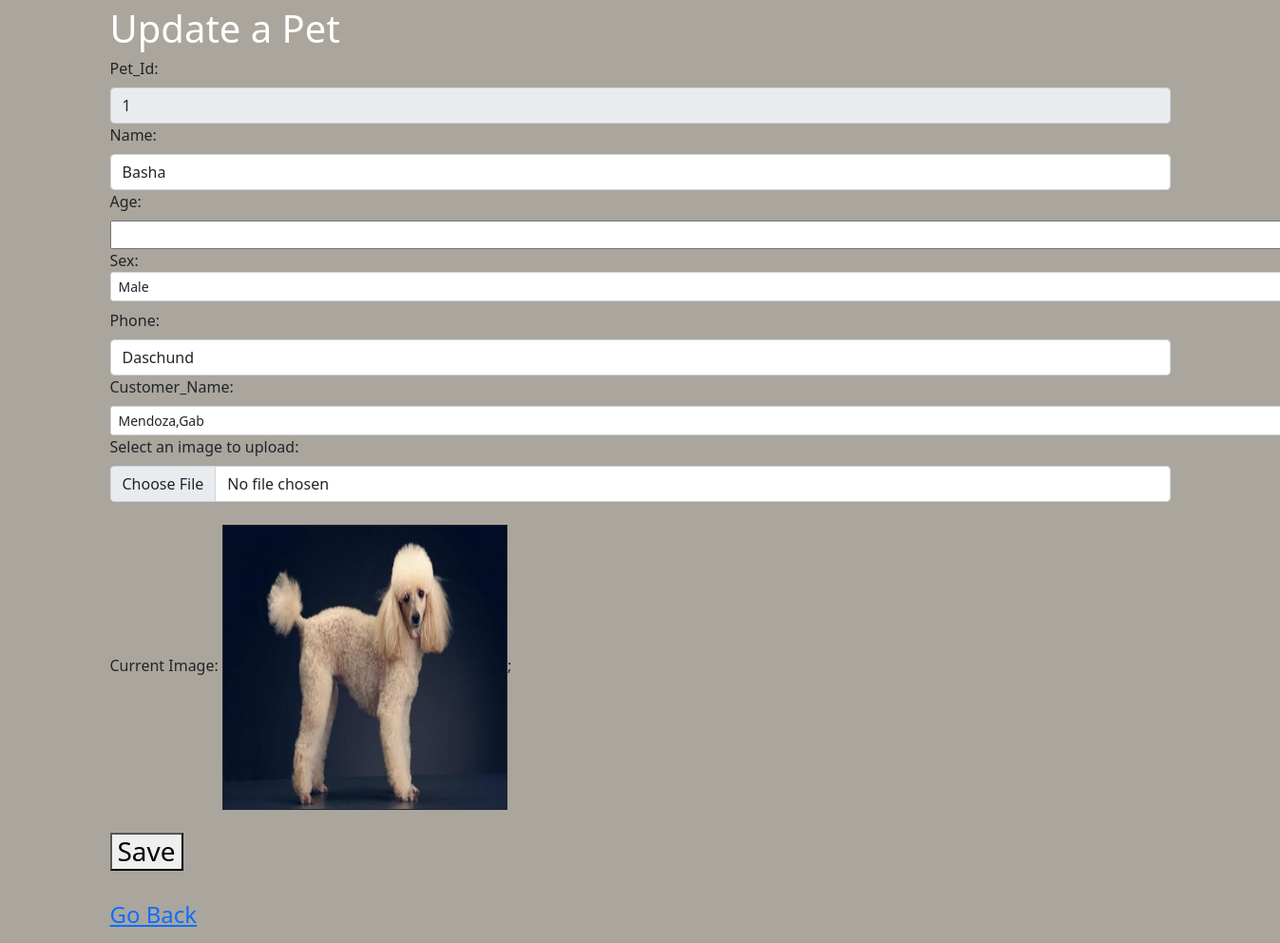
/edit3.php?Pet_id=1, run on an earlier commit of the app's database.
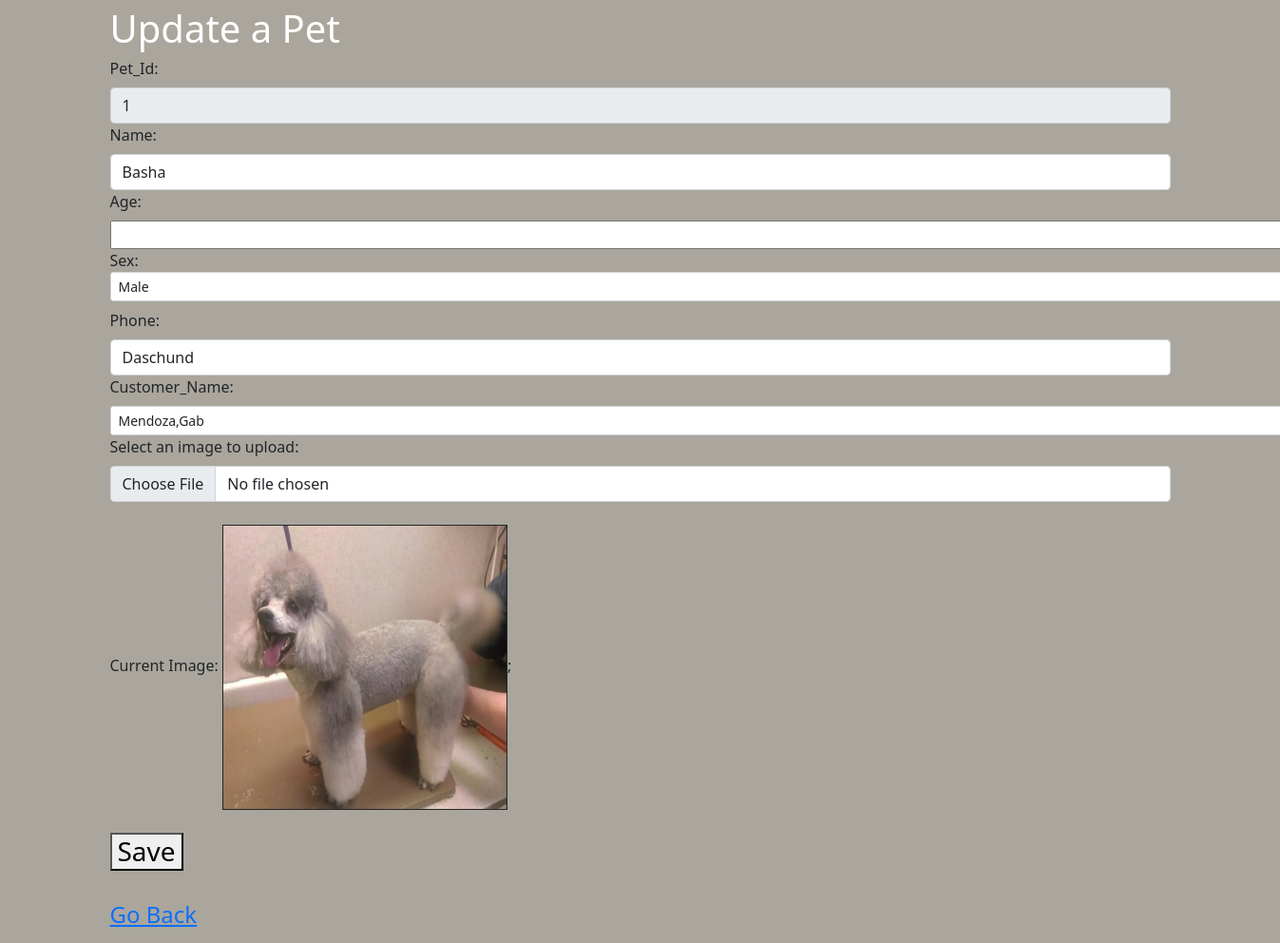
And on a later commit of the database.
### tables this page shows
CREATE TABLE `pet` (
  `Pet_id` int(45) NOT NULL AUTO_INCREMENT,
  `Name` varchar(45) NOT NULL,
  `Age` int(45) NOT NULL,
  `Sex` varchar(45) NOT NULL,
  `Breed` varchar(45) NOT NULL,
  `Pet_pic` varchar(100) NOT NULL,
  `Cust_id` int(45) NOT NULL,
  PRIMARY KEY (`Pet_id`),
  KEY `Cust_id_fk` (`Cust_id`) USING BTREE
);

CREATE TABLE `customer` (
  `Cust_id` int(45) NOT NULL AUTO_INCREMENT,
  `First_name` varchar(45) NOT NULL,
  `Last_name` varchar(45) NOT NULL,
  `Phone_number` varchar(45) NOT NULL,
  `Cust_pic` varchar(100) DEFAULT NULL,
  PRIMARY KEY (`Cust_id`)
);

### edit3.php (the view, shortened to what this page needs)
<!DOCTYPE html PUBLIC>
<html>
<head>
  <link href="https://cdn.jsdelivr.net/npm/bootstrap@5.1.3/dist/css/bootstrap.min.css" rel="stylesheet">
</head>
<body style="background-color:#aaa69d" ;>
  <?php
  include "includes/config.php";
  $result = mysqli_query($conn, "SELECT c.First_name, c.Last_name, c.Phone_number, c.Cust_pic, p.Name, p.Age, p.Sex, p.Breed, p.Pet_pic, p.Cust_id FROM pet p INNER JOIN customer c ON p.Cust_id = c.Cust_id  where Pet_id = " . $_GET['Pet_id']);
  $row = mysqli_fetch_array($result);
  ?>
  <div class="container">
    <?php
    echo '<div style="font-size:40;color:white">Update a Pet</div>';
    ?>
    <form method="POST" action="update3.php" enctype="multipart/form-data">
      <div class="form-group">
        <label for="Pet_id" class="form-label">Pet_Id: </label>
        <input type='text' id='Pet_id' name='Pet_id' readonly value="<?php echo $_GET['Pet_id']; ?>" class="form-control">
      </div>
      <div class="form-group">
        <label for="Name" class="form-label">Name: </label>
        <input type='text' id='Name' name='Name' value="<?php echo $row['Name']; ?>" class="form-control">
      </div>
      <div class="form-group">
        <label for="Age" class="form-label">Age: </label>
        <input type="number" max="100" min="1" style="width: 80.9em;" step="1" id="Age" name="Age" value="<?php echo $row['Name']; ?> class=" form-control">
      </div>
      <div class="form-group">
        <label class="form-label">
          <span>Sex: </span>
          <select name="Sex" style="width: 92.5em;" class="form-select form-select-sm">
            <option value="Male">Male</option>
          </select>
        </label>
      </div>
      <div class="form-group">
        <label for="Breed" class="form-label">Phone: </label>
        <input type='text' id='Breed' name='Breed' value="<?php echo $row['Breed']; ?>" class="form-control">
      </div>
      <div class="form-group">
        <label for="Cust_id" class="form-label">Customer_Name: </label>
        <select name="Cust_id" id="Cust_id" style="width: 92.5em;" class="form-select form-select-sm">
          <?php
          echo '<option value=' . $row['Cust_id'] . '>' . $row['Last_name'] . ',' . $row['First_name'] . '</option>';
          ?>
        </select>
      </div>
      <div class="form-group">
        <label for="fileToUpload" class="form-label">Select an image to upload: </label>
        <input type='file' id='fileToUpload' name='fileToUpload' class="form-control">
      </div>
      <div class="form-group">
        <br>
        <label for="imgpath" class="form-label">Current Image: </label>
        <?php
        echo "<img border=\"1\" src=\"" . $row['Pet_pic'] . "\" width=\"300\" alt=\"Pet Picture\" height=\"300\">"
        ?>;
      </div>
      <div>
        <br>
        <h3><button type="submit" name="submit" value="Save">Save</button></h3>
        <br>
        <?php
        echo "<td align='center'><a href='pets.php' role='button'> <h4>Go Back</h4></a></td>";
        ?>
      </div>
  </div>
</body>
</html>

What changed in the data, as far as the page shows it:
changed pet "Basha": Pet_pic: a different picture
